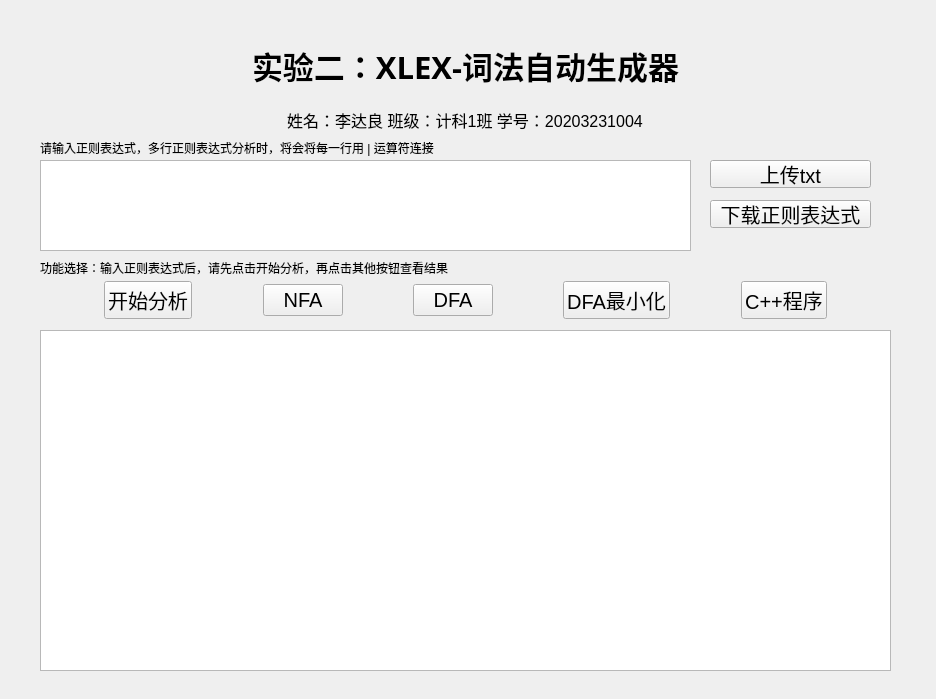
<?xml version="1.0" encoding="UTF-8"?>
<ui version="4.0">
 <class>Widget</class>
 <widget class="QWidget" name="Widget">
  <property name="geometry">
   <rect>
    <x>0</x>
    <y>0</y>
    <width>936</width>
    <height>699</height>
   </rect>
  </property>
  <property name="windowTitle">
   <string>编译原理实验2  author：李达良</string>
  </property>
  <widget class="QWidget" name="widget" native="true">
   <property name="geometry">
    <rect>
     <x>40</x>
     <y>30</y>
     <width>851</width>
     <height>641</height>
    </rect>
   </property>
   <widget class="QWidget" name="widget_2" native="true">
    <property name="geometry">
     <rect>
      <x>0</x>
      <y>0</y>
      <width>851</width>
      <height>71</height>
     </rect>
    </property>
    <layout class="QHBoxLayout" name="horizontalLayout">
     <item>
      <spacer name="horizontalSpacer">
       <property name="orientation">
        <enum>Qt::Horizontal</enum>
       </property>
       <property name="sizeHint" stdset="0">
        <size>
         <width>226</width>
         <height>20</height>
        </size>
       </property>
      </spacer>
     </item>
     <item>
      <widget class="QLabel" name="label">
       <property name="font">
        <font>
         <family>微软雅黑</family>
         <pointsize>23</pointsize>
         <weight>75</weight>
         <bold>true</bold>
        </font>
       </property>
       <property name="text">
        <string>实验二：XLEX-词法自动生成器</string>
       </property>
      </widget>
     </item>
     <item>
      <spacer name="horizontalSpacer_2">
       <property name="orientation">
        <enum>Qt::Horizontal</enum>
       </property>
       <property name="sizeHint" stdset="0">
        <size>
         <width>225</width>
         <height>20</height>
        </size>
       </property>
      </spacer>
     </item>
    </layout>
   </widget>
   <widget class="QPlainTextEdit" name="plainTextEdit">
    <property name="geometry">
     <rect>
      <x>0</x>
      <y>300</y>
      <width>851</width>
      <height>341</height>
     </rect>
    </property>
    <property name="documentTitle">
     <string/>
    </property>
    <property name="readOnly">
     <bool>true</bool>
    </property>
    <property name="placeholderText">
     <string>此处将会显示结果</string>
    </property>
   </widget>
   <widget class="QWidget" name="widget_3" native="true">
    <property name="geometry">
     <rect>
      <x>0</x>
      <y>240</y>
      <width>851</width>
      <height>61</height>
     </rect>
    </property>
    <layout class="QHBoxLayout" name="horizontalLayout_2">
     <item>
      <spacer name="horizontalSpacer_3">
       <property name="orientation">
        <enum>Qt::Horizontal</enum>
       </property>
       <property name="sizeHint" stdset="0">
        <size>
         <width>148</width>
         <height>20</height>
        </size>
       </property>
      </spacer>
     </item>
     <item>
      <widget class="QPushButton" name="pushButton">
       <property name="font">
        <font>
         <pointsize>15</pointsize>
        </font>
       </property>
       <property name="text">
        <string>开始分析</string>
       </property>
      </widget>
     </item>
     <item>
      <spacer name="horizontalSpacer_4">
       <property name="orientation">
        <enum>Qt::Horizontal</enum>
       </property>
       <property name="sizeHint" stdset="0">
        <size>
         <width>148</width>
         <height>20</height>
        </size>
       </property>
      </spacer>
     </item>
     <item>
      <widget class="QPushButton" name="pushButton_4">
       <property name="font">
        <font>
         <pointsize>15</pointsize>
        </font>
       </property>
       <property name="text">
        <string>NFA</string>
       </property>
      </widget>
     </item>
     <item>
      <spacer name="horizontalSpacer_9">
       <property name="orientation">
        <enum>Qt::Horizontal</enum>
       </property>
       <property name="sizeHint" stdset="0">
        <size>
         <width>148</width>
         <height>20</height>
        </size>
       </property>
      </spacer>
     </item>
     <item>
      <widget class="QPushButton" name="pushButton_3">
       <property name="font">
        <font>
         <pointsize>15</pointsize>
        </font>
       </property>
       <property name="text">
        <string>DFA</string>
       </property>
      </widget>
     </item>
     <item>
      <spacer name="horizontalSpacer_8">
       <property name="orientation">
        <enum>Qt::Horizontal</enum>
       </property>
       <property name="sizeHint" stdset="0">
        <size>
         <width>148</width>
         <height>20</height>
        </size>
       </property>
      </spacer>
     </item>
     <item>
      <widget class="QPushButton" name="pushButton_5">
       <property name="font">
        <font>
         <pointsize>15</pointsize>
        </font>
       </property>
       <property name="text">
        <string>DFA最小化</string>
       </property>
      </widget>
     </item>
     <item>
      <spacer name="horizontalSpacer_10">
       <property name="orientation">
        <enum>Qt::Horizontal</enum>
       </property>
       <property name="sizeHint" stdset="0">
        <size>
         <width>148</width>
         <height>20</height>
        </size>
       </property>
      </spacer>
     </item>
     <item>
      <widget class="QPushButton" name="pushButton_2">
       <property name="font">
        <font>
         <pointsize>15</pointsize>
        </font>
       </property>
       <property name="text">
        <string>C++程序</string>
       </property>
      </widget>
     </item>
     <item>
      <spacer name="horizontalSpacer_5">
       <property name="orientation">
        <enum>Qt::Horizontal</enum>
       </property>
       <property name="sizeHint" stdset="0">
        <size>
         <width>148</width>
         <height>20</height>
        </size>
       </property>
      </spacer>
     </item>
    </layout>
   </widget>
   <widget class="QWidget" name="widget_4" native="true">
    <property name="geometry">
     <rect>
      <x>-1</x>
      <y>69</y>
      <width>851</width>
      <height>41</height>
     </rect>
    </property>
    <layout class="QHBoxLayout" name="horizontalLayout_3">
     <item>
      <spacer name="horizontalSpacer_6">
       <property name="orientation">
        <enum>Qt::Horizontal</enum>
       </property>
       <property name="sizeHint" stdset="0">
        <size>
         <width>182</width>
         <height>20</height>
        </size>
       </property>
      </spacer>
     </item>
     <item>
      <widget class="QLabel" name="label_2">
       <property name="font">
        <font>
         <pointsize>12</pointsize>
        </font>
       </property>
       <property name="layoutDirection">
        <enum>Qt::LeftToRight</enum>
       </property>
       <property name="text">
        <string>姓名：李达良 班级：计科1班 学号：20203231004</string>
       </property>
       <property name="alignment">
        <set>Qt::AlignCenter</set>
       </property>
      </widget>
     </item>
     <item>
      <spacer name="horizontalSpacer_7">
       <property name="orientation">
        <enum>Qt::Horizontal</enum>
       </property>
       <property name="sizeHint" stdset="0">
        <size>
         <width>181</width>
         <height>20</height>
        </size>
       </property>
      </spacer>
     </item>
    </layout>
   </widget>
   <widget class="QLabel" name="label_3">
    <property name="geometry">
     <rect>
      <x>0</x>
      <y>230</y>
      <width>421</width>
      <height>16</height>
     </rect>
    </property>
    <property name="text">
     <string>功能选择：输入正则表达式后，请先点击开始分析，再点击其他按钮查看结果</string>
    </property>
   </widget>
   <widget class="QLabel" name="label_4">
    <property name="geometry">
     <rect>
      <x>0</x>
      <y>110</y>
      <width>421</width>
      <height>16</height>
     </rect>
    </property>
    <property name="text">
     <string>请输入正则表达式，多行正则表达式分析时，将会将每一行用 | 运算符连接</string>
    </property>
   </widget>
   <widget class="QTableWidget" name="tableWidget">
    <property name="geometry">
     <rect>
      <x>0</x>
      <y>300</y>
      <width>851</width>
      <height>341</height>
     </rect>
    </property>
   </widget>
   <widget class="QPushButton" name="pushButton_6">
    <property name="geometry">
     <rect>
      <x>670</x>
      <y>130</y>
      <width>161</width>
      <height>28</height>
     </rect>
    </property>
    <property name="font">
     <font>
      <pointsize>15</pointsize>
     </font>
    </property>
    <property name="text">
     <string>上传txt</string>
    </property>
   </widget>
   <widget class="QPushButton" name="pushButton_7">
    <property name="geometry">
     <rect>
      <x>670</x>
      <y>170</y>
      <width>161</width>
      <height>28</height>
     </rect>
    </property>
    <property name="font">
     <font>
      <pointsize>15</pointsize>
     </font>
    </property>
    <property name="text">
     <string>下载正则表达式</string>
    </property>
   </widget>
   <widget class="QPlainTextEdit" name="plainTextEdit_2">
    <property name="geometry">
     <rect>
      <x>0</x>
      <y>130</y>
      <width>651</width>
      <height>91</height>
     </rect>
    </property>
    <property name="font">
     <font>
      <family>微软雅黑</family>
      <pointsize>14</pointsize>
     </font>
    </property>
    <property name="plainText">
     <string/>
    </property>
   </widget>
  </widget>
 </widget>
 <resources/>
 <connections/>
</ui>
